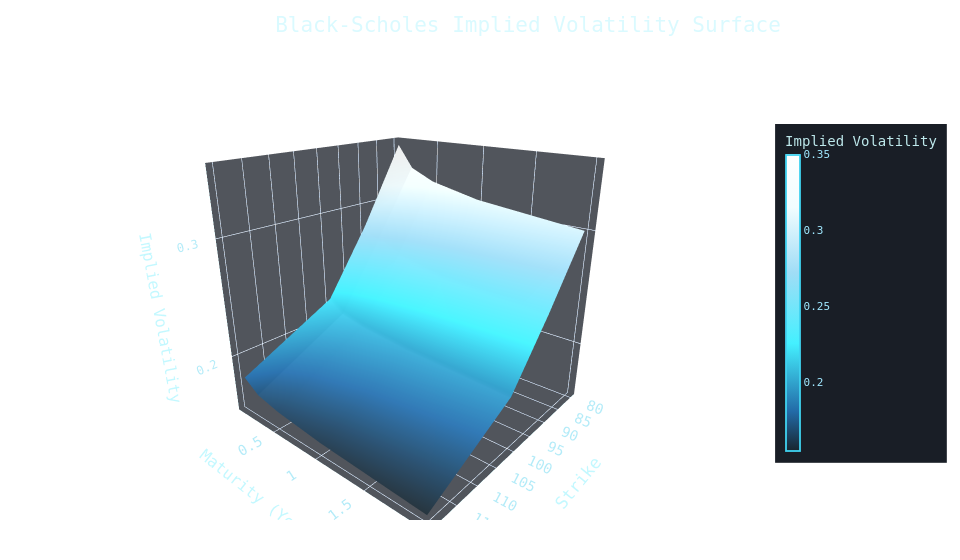

This figure's notebook cell:
### Markdown cell above
###### ______________________________________________________________________________________________________________________________________

##### Black-Scholes Implied Volatility Surface

What is the Black-Scholes Implied Volatility Surface?

We are simply adding a dimension, the skew or smile is implied volatility across strikes, now we just add maturities...

### Code cell
import numpy as np
import pandas as pd
import plotly.graph_objects as go

# --- Load CSV Data (spot, r, q in first line) ---
csv_path = "spx.csv"
with open(csv_path, 'r') as f:
    spot, r, q = map(float, f.readline().strip().split(','))
    df = pd.read_csv(f, header=None)
    df.columns = ['Strike', 'Maturity', 'IV', 'IsCall', 'w']

# --- Process surface for 3D plotting ---
pivot = df.pivot_table(index='Maturity', columns='Strike', values='IV').sort_index().sort_index(axis=1)
pivot = pivot.interpolate('linear', axis=0).bfill().ffill()
X, Y = np.meshgrid(pivot.columns, pivot.index)
Z = pivot.values

# --- Professional, Clean 3D Plot Style ---
# Transparent main background now
axis_params = dict(
    showbackground=True,
    backgroundcolor="rgba(15,19,26,0.74)",   # slightly see-through dark, still readable grid/axes
    showgrid=True,
    gridcolor="rgba(90,115,145,0.34)",    # gentle blue-grey gridlines
    gridwidth=1.05,
    zeroline=False,
    linecolor="rgba(180,255,255,0.39)",  # subtle cyan axis lines
    linewidth=2.0,
    ticks="outside",
    tickcolor="rgba(180,244,243,0.43)",
    showspikes=False,
)

surface = go.Surface(
    x=X, y=Y, z=Z,
    colorscale=[
        [0.0, '#182731'],
        [0.13, '#226aa7'],
        [0.36, '#44f0ff'],
        [0.60, '#a0ddf6'],
        [0.82, '#f1fdff'],
        [1.0, '#ffffff'],
    ],
    opacity=1.0,
    showscale=True,
    colorbar=dict(
        title=dict(
            text="Implied Volatility",
            font=dict(color="#bee9ec", size=14, family="Consolas, monospace"),
        ),
        tickfont=dict(color="#a0e8ff", size=11, family="Consolas, monospace"),
        len=0.74,
        thickness=14,
        bgcolor='#191e26',
        outlinewidth=1.8,
        outlinecolor="#40d2f0",
        x=1.0,
    )
)

fig = go.Figure(data=[surface])

fig.update_layout(
    title=dict(
        text="Black-Scholes Implied Volatility Surface",
        font=dict(color="#dafaff", size=21, family="Consolas, monospace"),
        x=0.55, xanchor="center",
    ),
    autosize=True,
    height=560, width=960,
    margin=dict(l=44, r=35, b=40, t=64),
    font=dict(family="Consolas, monospace", color="#9fd3e8", size=13),
    paper_bgcolor='rgba(0,0,0,0)',         # transparent main background
    plot_bgcolor='rgba(0,0,0,0)',         # transparent plot/scene background
    scene=dict(
        xaxis=dict(
            title=dict(text="Strike", font=dict(color="#c3f8ff", size=17, family="Consolas, monospace")),
            tickfont=dict(color="#b3ebf8", size=13, family="Consolas, monospace"),
            **axis_params
        ),
        yaxis=dict(
            title=dict(text="Maturity (Years)", font=dict(color="#c3f8ff", size=16, family="Consolas, monospace")),
            tickfont=dict(color="#b3ebf8", size=13, family="Consolas, monospace"),
            **axis_params
        ),
        zaxis=dict(
            title=dict(text="Implied Volatility", font=dict(color="#c3f8ff", size=16, family="Consolas, monospace")),
            tickfont=dict(color="#b3ebf8", size=12, family="Consolas, monospace"),
            **axis_params,
        ),
        bgcolor="rgba(0,0,0,0)",  # fully transparent 3d scene background
        camera=dict(eye=dict(x=1.5, y=1.28, z=0.8))
    ),
)

fig.show()

### Figure 1 — Plotly figure (JSON) as saved in the notebook; plotly's stock layout.template omitted (floating-point values rounded to 4 significant figures)
{"data": [{"colorbar": {"bgcolor": "#191e26", "len": 0.74, "outlinecolor": "#40d2f0", "outlinewidth": 1.8, "thickness": 14, "tickfont": {"color": "#a0e8ff", "family": "Consolas, monospace", "size": 11}, "title": {"font": {"color": "#bee9ec", "family": "Consolas, monospace", "size": 14}, "text": "Implied Volatility"}, "x": 1}, "colorscale": [[0, "#182731"], [0.13, "#226aa7"], [0.36, "#44f0ff"], [0.6, "#a0ddf6"], [0.82, "#f1fdff"], [1, "#ffffff"]], "opacity": 1, "showscale": true, "type": "surface", "x": [[80, 90, 100, 110, 120], [80, 90, 100, 110, 120], [80, 90, 100, 110, 120], [80, 90, 100, 110, 120], [80, 90, 100, 110, 120]], "y": [[0.0833, 0.0833, 0.0833, 0.0833, 0.0833], [0.25, 0.25, 0.25, 0.25, 0.25], [0.5, 0.5, 0.5, 0.5, 0.5], [1.0, 1.0, 1.0, 1.0, 1.0], [2.0, 2.0, 2.0, 2.0, 2.0]], "z": [[0.35, 0.28, 0.22, 0.2, 0.18], [0.33, 0.27, 0.21, 0.19, 0.17], [0.32, 0.26, 0.205, 0.185, 0.165], [0.31, 0.25, 0.2, 0.18, 0.16], [0.3, 0.245, 0.195, 0.175, 0.155]]}], "layout": {"autosize": true, "font": {"color": "#9fd3e8", "family": "Consolas, monospace", "size": 13}, "height": 560, "margin": {"b": 40, "l": 44, "r": 35, "t": 64}, "paper_bgcolor": "rgba(0,0,0,0)", "plot_bgcolor": "rgba(0,0,0,0)", "scene": {"bgcolor": "rgba(0,0,0,0)", "camera": {"eye": {"x": 1.5, "y": 1.28, "z": 0.8}}, "xaxis": {"backgroundcolor": "rgba(15,19,26,0.74)", "gridcolor": "rgba(90,115,145,0.34)", "gridwidth": 1.05, "linecolor": "rgba(180,255,255,0.39)", "linewidth": 2, "showbackground": true, "showgrid": true, "showspikes": false, "tickcolor": "rgba(180,244,243,0.43)", "tickfont": {"color": "#b3ebf8", "family": "Consolas, monospace", "size": 13}, "ticks": "outside", "title": {"font": {"color": "#c3f8ff", "family": "Consolas, monospace", "size": 17}, "text": "Strike"}, "zeroline": false}, "yaxis": {"backgroundcolor": "rgba(15,19,26,0.74)", "gridcolor": "rgba(90,115,145,0.34)", "gridwidth": 1.05, "linecolor": "rgba(180,255,255,0.39)", "linewidth": 2, "showbackground": true, "showgrid": true, "showspikes": false, "tickcolor": "rgba(180,244,243,0.43)", "tickfont": {"color": "#b3ebf8", "family": "Consolas, monospace", "size": 13}, "ticks": "outside", "title": {"font": {"color": "#c3f8ff", "family": "Consolas, monospace", "size": 16}, "text": "Maturity (Years)"}, "zeroline": false}, "zaxis": {"backgroundcolor": "rgba(15,19,26,0.74)", "gridcolor": "rgba(90,115,145,0.34)", "gridwidth": 1.05, "linecolor": "rgba(180,255,255,0.39)", "linewidth": 2, "showbackground": true, "showgrid": true, "showspikes": false, "tickcolor": "rgba(180,244,243,0.43)", "tickfont": {"color": "#b3ebf8", "family": "Consolas, monospace", "size": 12}, "ticks": "outside", "title": {"font": {"color": "#c3f8ff", "family": "Consolas, monospace", "size": 16}, "text": "Implied Volatility"}, "zeroline": false}}, "title": {"font": {"color": "#dafaff", "family": "Consolas, monospace", "size": 21}, "text": "Black-Scholes Implied Volatility Surface", "x": 0.55, "xanchor": "center"}, "width": 960}}
